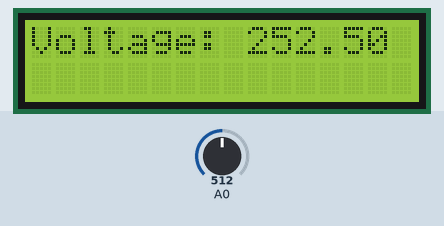
Recording of a sketch running on a simulated Arduino Uno, built with avr-gcc and run on an emulated ATmega328P. Parts: 16×2 character LCD. The inputs (shaded band) are chosen by the test bench; at power-on: A0 = 512.

Above: at 1.2 s.
1.3 s: A0 set to 217
At 2.5 s:
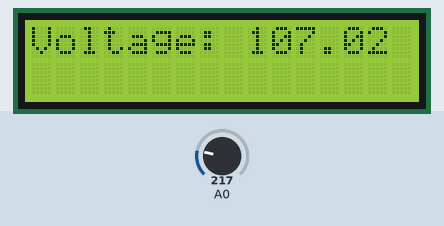
3.5 s: A0 set to 189
At 5.2 s:
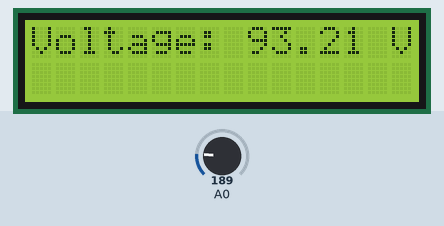
5.5 s: A0 set to 23
At 7.2 s:
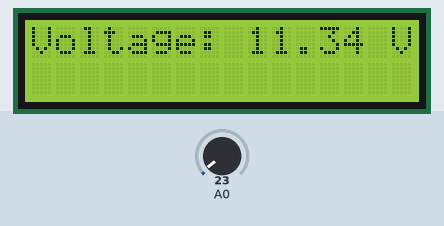
7.5 s: A0 set to 18
At 8.9 s:
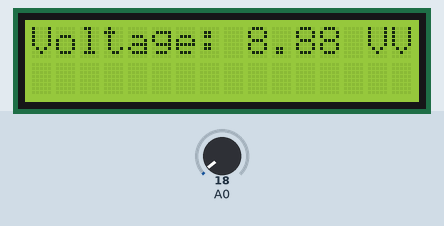
Timing chart, 0 to 10.5 s (numbered marks = the images above; inputs shaded):
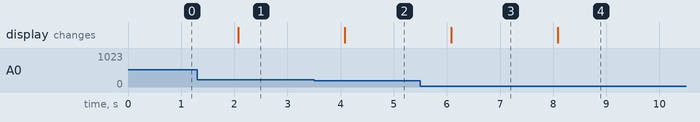

The sketch:

Voltmeter.ino
```cpp
// (licence header left out)
#include <LiquidCrystal.h>
//Create an instance of the library with the interface pins being used
LiquidCrystal lcd(12,11,5,4,3,2);

float voltage;
float temp;
int analogValue;
float r1=1000000.0;   //1 Mohm
float r2=10000.0;     //10 kOhm

void setup() {
  //Turn on the LCD and initliaze columns and rows
  lcd.begin(16, 2);
}

void loop() {
  //Read value from A0 analog pin
  analogValue = analogRead(A0);
  //Convert analog value from a range of 0-1203 to 0-5
  //NOTE: Arduino analog maximum input voltage is 5V
  temp = (analogValue* 5.0)/1024.0;
  // 1:100 (10kOhm:1Mohm) voltage divider used to increase voltage range
  //Voltage divider equation used to convert voltage received to input voltage
  voltage = temp / (r2/(r1+r2));

  //Print voltage to LCD
  lcd.setCursor(0,0);
  lcd.print("Voltage: ");
  lcd.print(voltage);
  lcd.print(" V");
  delay(1000);

}
```

Measured:
- the behaviour switches between 203 and 202 on A0 (found by bisection; images 1 and 2)
- the behaviour switches between 21 and 20 on A0 (found by bisection; images 3 and 4)
- after the input at 1.3 s, the display: changes after 0.77 s (image 1)
- after the input at 3.5 s, the display: changes after 0.58 s (image 2)
- after the input at 5.5 s, the display: changes after 0.58 s (image 3)
- after the input at 7.5 s, the display: changes after 0.59 s (image 4)
